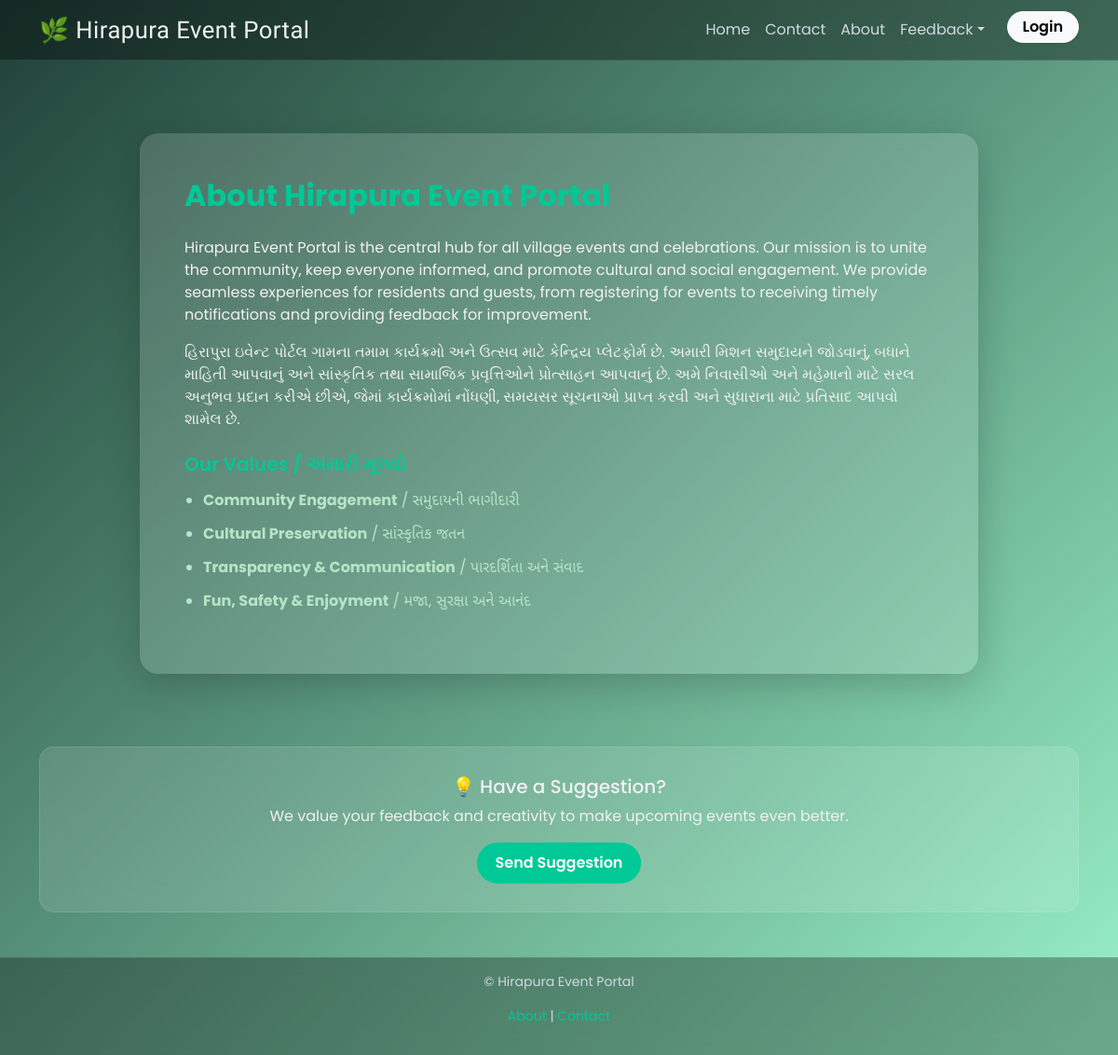
The page /about-us/ on the database its author committed.
### hira/models.py (models this page shows, shortened)
class SiteInfo(models.Model):
    company_name = models.CharField(max_length=200, default="Hirapura Event Portal")
    address = models.TextField(default="Hirapura Village, Community Ground Road, Hirapura, Gujarat, India")
    phone = models.CharField(max_length=20, default="+91 98765 43210")
    email = models.EmailField(default="info@hirapuraevents.com")
    office_hours = models.CharField(max_length=100, default="Monday – Saturday: 9:00 AM – 6:00 PM")
    invitation_image = models.ImageField(upload_to="site_images/", null=True, blank=True)  # optional, for event image
    about_title_en = models.CharField(max_length=255, default="About Hirapura Event Portal")
    about_text_en = models.TextField(blank=True, null=True)
    about_text_gu = models.TextField(blank=True, null=True)  # Gujarati text
    about_values = models.JSONField(blank=True, null=True)  # list of value dicts [{icon, title_en, title_gu}]
    class Meta:
        verbose_name = "Site Information"
        verbose_name_plural = "Site Information"

### hira/views.py (the view)
# urls.py: path("about-us/", views.about_us_view, name="about_us"),
def about_us_view(request):
    site_info = SiteInfo.objects.first()  # assuming only 1 SiteInfo record
    return render(request, "home/about_us.html", {"site_info": site_info})

### hira/templates/home/about_us.html (shortened to what this page needs)
{% extends "base.html" %}
{% block content %}
<section class="container my-5">
    <div class="about-card mx-auto p-5">
        <h2 class="fw-bold mb-4 text-accent">{{ site_info.about_title_en }}</h2>
        <p class="about-text">{{ site_info.about_text_en|linebreaks }}</p>
        {% if site_info.about_text_gu %}
        <p class="about-text-gu">{{ site_info.about_text_gu|linebreaks }}</p>
        {% endif %}
        {% if site_info.about_values %}
        <h5 class="fw-semibold mt-4 text-accent">Our Values / અમારી મૂલ્યો</h5>
        <ul class="about-values">
            {% for value in site_info.about_values %}
            <li>
                <strong>{{ value.title_en }}</strong> / <span class="gujarati">{{ value.title_gu }}</span>
            </li>
            {% endfor %}
        </ul>
        {% endif %}
    </div>
</section>
{% endblock %}

### hira/templates/base.html (style rules this page uses)
:root { --accent: #00c896; --accent-dark: #009f75; --text-light: #f1f1f1; --text-muted: #cfd9df; --bg-gradient: linear-gradient(135deg, #1f4037, #99f2c8); }
body { font-family: "Poppins", sans-serif; background: var(--bg-gradient); color: var(--text-light); min-height: 100vh; display: flex; flex-direction: column; }

### hira/templates/home/about_us.html (style rules this page uses)
.about-card { background: rgba(255, 255, 255, 0.15); backdrop-filter: blur(15px); border-radius: 20px; padding: 50px; max-width: 900px; box-shadow: 0 10px 40px rgba(0,0,0,0.2); transition: all 0.3s ease; color: #f1f1f1; }
.text-accent { color: #00c896; }
.about-text, .about-text-gu { font-family: 'Roboto', sans-serif; font-size: 1rem; line-height: 1.7; color: #e0f2f1; }
.gujarati { font-family: 'Noto Sans Gujarati', 'Roboto', sans-serif; }
.about-values { list-style-type: disc; padding-left: 20px; color: #b7e4c7; margin-top: 15px; }
.about-values li { margin-bottom: 10px; }

### rows shown on the page
SiteInfo: about_title_en "About Hirapura Event Portal", about_text_en "Hirapura Event Portal is the central hub for all village events and celebrations. Our mission is to unite the community, keep everyone informed, and promote cultural and social engagement. We provide seamless experiences for residents and guests, from registering for events to receiving timely notifications and providing feedback for improvement.", about_text_gu "હિરાપુરા ઇવેન્ટ પોર્ટલ ગામના તમામ કાર્યક્રમો અને ઉત્સવ માટે કેન્દ્રિય પ્લેટફોર્મ છે. અમારી મિશન સમુદાયને જોડવાનું, બધાને માહિતી આપવાનું અને સાંસ્કૃતિક તથા સામાજિક પ્રવૃત્તિઓને પ્રોત્સાહન આપવાનું છે. અમે નિવાસીઓ અને મહેમાનો માટે સરલ અનુભવ પ્રદાન કરીએ છીએ, જેમાં કાર્યક્રમોમાં નોંધણી, સમયસર સૂચનાઓ પ્રાપ્ત કરવી અને સુધારાના માટે પ્રતિસાદ આપવો શામેલ છે."

### other values the page prints
{{ value.title_en }} "Community Engagement" "Cultural Preservation" "Transparency & Communication" "Fun, Safety & Enjoyment"
{{ value.title_gu }} "સમુદાયની ભાગીદારી" "સાંસ્કૃતિક જતન" "પારદર્શિતા અને સંવાદ" "મજા, સુરક્ષા અને આનંદ"
